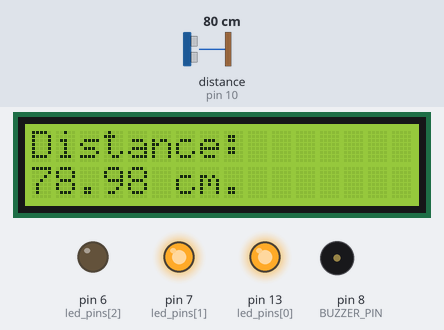
The sketch below on a simulated Arduino Uno, built with avr-gcc and run on an emulated ATmega328P. Shown: 16×2 character LCD, output pins drawn as LEDs (lit = HIGH), buzzer (waves = sounding, pin HIGH). Wiring (inferred from the names in the program): ultrasonic range finder: trigger pin 9; echo pin 10. The test bench sets the inputs (shaded band); at power-on: distance to the obstacle (sensor on pin 10) 80 cm. The echo pulse lasts 58.3 µs per cm; pins used as bus, display or sensor lines are not drawn; what the sketch prints to the serial monitor is not drawn.

Above: at 1.2 s.
1.3 s: distance to the obstacle (sensor on pin 10) set to 73 cm
At 1.7 s:
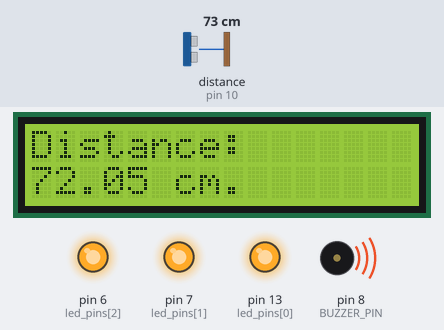
2.8 s: distance to the obstacle (sensor on pin 10) set to 250 cm
At 4.3 s:
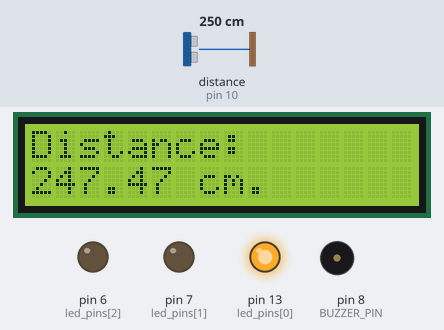
5.8 s: distance to the obstacle (sensor on pin 10) set to 154 cm
At 7.1 s:
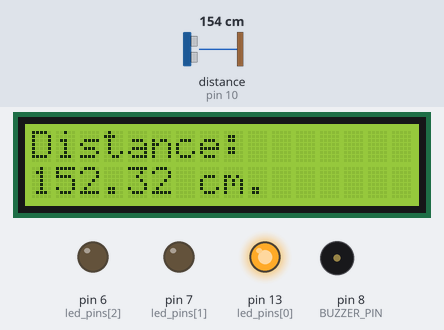
7.4 s: distance to the obstacle (sensor on pin 10) set to 148 cm
At 7.9 s:
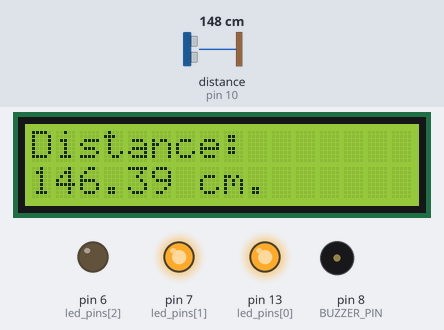
9.1 s: distance to the obstacle (sensor on pin 10) set to 250 cm
At 10.3 s:
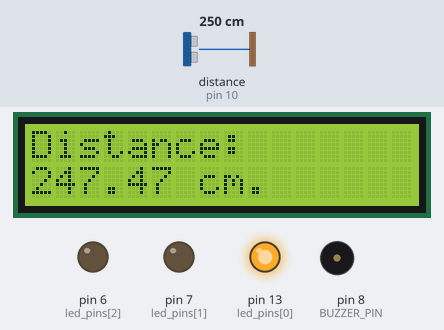
Timing chart, 0 to 12.1 s (numbered marks = the images above; inputs shaded):
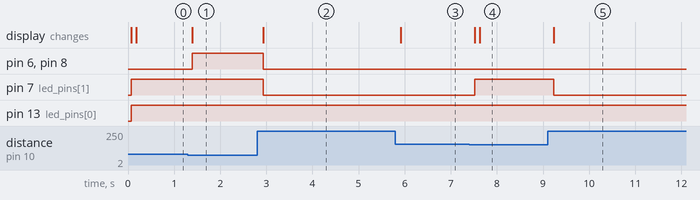

Measured:
- the behaviour switches between 76 and 75 cm on distance to the obstacle (sensor on pin 10) (found by bisection; images 0 and 1)
- the behaviour switches between 152 and 151 cm on distance to the obstacle (sensor on pin 10) (found by bisection; images 3 and 4)
- after the input at 1.3 s, pin 6 (led_pins[2]), pin 8 (BUZZER_PIN): LOW → HIGH after 0.09 s; the display: changes after 0.09 s (image 1)
- after the input at 2.8 s, pin 6 (led_pins[2]), pin 7 (led_pins[1]), pin 8 (BUZZER_PIN): HIGH → LOW after 0.13 s; the display: changes after 0.13 s (image 2)
- after the input at 5.8 s, the display: changes after 0.12 s (image 3)
- after the input at 7.4 s, pin 7 (led_pins[1]): LOW → HIGH after 0.11 s; the display: first changes after 0.11 s (image 4 shows a later state)
- after the input at 9.1 s, pin 7 (led_pins[1]): HIGH → LOW after 0.13 s; the display: changes after 0.13 s (image 5)

The sketch:

Alarme_Distance.ino
```cpp
#include <Wire.h>
#include <LiquidCrystal.h>

#define TRIG_PIN 9
#define ECHO_PIN 10
#define BUZZER_PIN 8
LiquidCrystal lcd(12, 11, 5, 4, 3, 2);

int led_pins[] = {13, 7, 6};

void setup() {
  pinMode(TRIG_PIN, OUTPUT);
  pinMode(ECHO_PIN, INPUT);
  pinMode(BUZZER_PIN, OUTPUT);

  for (int i = 0; i < 5; i++) {
    pinMode(led_pins[i], OUTPUT);
  }

  Serial.begin(9600);
  lcd.begin(16, 2);  // Initialisation de l'écran LCD
  lcd.print("Distance: ");
}

float recup_distance() {
  digitalWrite(TRIG_PIN, LOW);
  delayMicroseconds(2);
  digitalWrite(TRIG_PIN, HIGH);
  delayMicroseconds(10);
  digitalWrite(TRIG_PIN, LOW);

  long duration = pulseIn(ECHO_PIN, HIGH);
  float distance = (duration * 0.034) / 2;
  return distance;
}

void loop() {
  float distance = recup_distance();
  Serial.print("Distance: ");
  Serial.print(distance);
  Serial.println(" cm");

  lcd.setCursor(0, 1);
  lcd.print("                "); // Effacer la ligne
  lcd.setCursor(0, 1);
  lcd.print(distance);
  lcd.print(" cm.");

  for (int i = 0; i < 5; i++) {
    digitalWrite(led_pins[i], LOW);
  }
  digitalWrite(BUZZER_PIN, LOW);

  if (distance <= 300) {digitalWrite(led_pins[0], HIGH);}
  if (distance <= 150) {digitalWrite(led_pins[1], HIGH);}
  if (distance <= 75) {
    digitalWrite(led_pins[2], HIGH);
    digitalWrite(BUZZER_PIN, HIGH);
  }

  delay(100);
}
```
